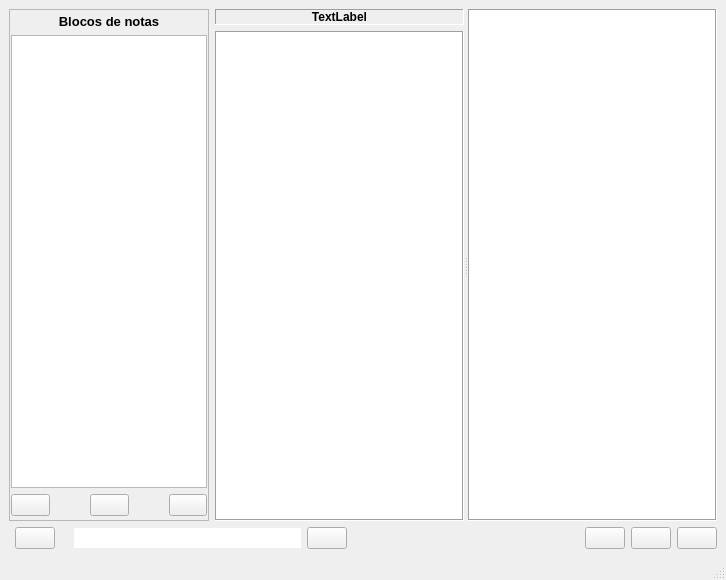
<?xml version="1.0" encoding="UTF-8"?>
<ui version="4.0">
 <class>MainWindow</class>
 <widget class="QMainWindow" name="MainWindow">
  <property name="geometry">
   <rect>
    <x>0</x>
    <y>0</y>
    <width>726</width>
    <height>580</height>
   </rect>
  </property>
  <property name="windowTitle">
   <string>QText</string>
  </property>
  <widget class="QWidget" name="centralwidget">
   <layout class="QGridLayout" name="gridLayout">
    <item row="3" column="1">
     <widget class="QPushButton" name="btnNbs">
      <property name="text">
       <string/>
      </property>
      <property name="icon">
       <iconset>
        <normaloff>icons/nb.png</normaloff>icons/nb.png</iconset>
      </property>
     </widget>
    </item>
    <item row="3" column="4">
     <widget class="QPushButton" name="btnLimpa">
      <property name="text">
       <string/>
      </property>
      <property name="icon">
       <iconset>
        <normaloff>icons/broom.png</normaloff>icons/broom.png</iconset>
      </property>
     </widget>
    </item>
    <item row="3" column="3">
     <widget class="QLineEdit" name="txtBusca">
      <property name="frame">
       <bool>false</bool>
      </property>
     </widget>
    </item>
    <item row="3" column="2">
     <widget class="QLabel" name="label">
      <property name="text">
       <string/>
      </property>
      <property name="pixmap">
       <pixmap>icons/search.png</pixmap>
      </property>
     </widget>
    </item>
    <item row="3" column="5">
     <spacer name="horizontalSpacer">
      <property name="orientation">
       <enum>Qt::Horizontal</enum>
      </property>
      <property name="sizeHint" stdset="0">
       <size>
        <width>40</width>
        <height>20</height>
       </size>
      </property>
     </spacer>
    </item>
    <item row="3" column="7">
     <widget class="QPushButton" name="btnSair">
      <property name="text">
       <string/>
      </property>
      <property name="icon">
       <iconset>
        <normaloff>icons/icon.png</normaloff>icons/icon.png</iconset>
      </property>
     </widget>
    </item>
    <item row="0" column="0" rowspan="3" colspan="9">
     <layout class="QGridLayout" name="gridLayout_2">
      <property name="topMargin">
       <number>0</number>
      </property>
      <property name="rightMargin">
       <number>0</number>
      </property>
      <item row="0" column="3" rowspan="2">
       <widget class="QFrame" name="frmNbs">
        <property name="minimumSize">
         <size>
          <width>200</width>
          <height>0</height>
         </size>
        </property>
        <property name="frameShape">
         <enum>QFrame::StyledPanel</enum>
        </property>
        <property name="frameShadow">
         <enum>QFrame::Sunken</enum>
        </property>
        <layout class="QGridLayout" name="gridLayout_4">
         <property name="leftMargin">
          <number>1</number>
         </property>
         <property name="topMargin">
          <number>4</number>
         </property>
         <property name="rightMargin">
          <number>1</number>
         </property>
         <property name="bottomMargin">
          <number>4</number>
         </property>
         <property name="horizontalSpacing">
          <number>40</number>
         </property>
         <item row="0" column="0" colspan="3">
          <layout class="QVBoxLayout" name="verticalLayout">
           <property name="topMargin">
            <number>0</number>
           </property>
           <item>
            <widget class="QLabel" name="label_2">
             <property name="font">
              <font>
               <pointsize>10</pointsize>
               <weight>75</weight>
               <bold>true</bold>
              </font>
             </property>
             <property name="text">
              <string>Blocos de notas</string>
             </property>
             <property name="textFormat">
              <enum>Qt::AutoText</enum>
             </property>
             <property name="alignment">
              <set>Qt::AlignCenter</set>
             </property>
            </widget>
           </item>
          </layout>
         </item>
         <item row="2" column="0">
          <widget class="QPushButton" name="btnAbreNb">
           <property name="sizePolicy">
            <sizepolicy hsizetype="Fixed" vsizetype="Fixed">
             <horstretch>0</horstretch>
             <verstretch>0</verstretch>
            </sizepolicy>
           </property>
           <property name="text">
            <string/>
           </property>
           <property name="icon">
            <iconset>
             <normaloff>icons/opennb.png</normaloff>icons/opennb.png</iconset>
           </property>
          </widget>
         </item>
         <item row="2" column="1">
          <widget class="QPushButton" name="btnNovoNb">
           <property name="sizePolicy">
            <sizepolicy hsizetype="Fixed" vsizetype="Fixed">
             <horstretch>0</horstretch>
             <verstretch>0</verstretch>
            </sizepolicy>
           </property>
           <property name="text">
            <string/>
           </property>
           <property name="icon">
            <iconset>
             <normaloff>icons/plus.png</normaloff>icons/plus.png</iconset>
           </property>
          </widget>
         </item>
         <item row="1" column="0" colspan="3">
          <widget class="QListWidget" name="listWidget">
           <property name="sizePolicy">
            <sizepolicy hsizetype="Fixed" vsizetype="Expanding">
             <horstretch>0</horstretch>
             <verstretch>0</verstretch>
            </sizepolicy>
           </property>
           <property name="minimumSize">
            <size>
             <width>160</width>
             <height>0</height>
            </size>
           </property>
           <property name="baseSize">
            <size>
             <width>100</width>
             <height>0</height>
            </size>
           </property>
          </widget>
         </item>
         <item row="2" column="2">
          <widget class="QPushButton" name="btnRemoverNb">
           <property name="sizePolicy">
            <sizepolicy hsizetype="Fixed" vsizetype="Fixed">
             <horstretch>0</horstretch>
             <verstretch>0</verstretch>
            </sizepolicy>
           </property>
           <property name="text">
            <string/>
           </property>
           <property name="icon">
            <iconset>
             <normaloff>icons/minus.png</normaloff>icons/minus.png</iconset>
           </property>
          </widget>
         </item>
        </layout>
       </widget>
      </item>
      <item row="0" column="4" rowspan="2">
       <widget class="QSplitter" name="splitter">
        <property name="sizePolicy">
         <sizepolicy hsizetype="Expanding" vsizetype="MinimumExpanding">
          <horstretch>0</horstretch>
          <verstretch>0</verstretch>
         </sizepolicy>
        </property>
        <property name="minimumSize">
         <size>
          <width>200</width>
          <height>200</height>
         </size>
        </property>
        <property name="baseSize">
         <size>
          <width>0</width>
          <height>200</height>
         </size>
        </property>
        <property name="orientation">
         <enum>Qt::Horizontal</enum>
        </property>
        <widget class="QFrame" name="frmLista">
         <property name="sizePolicy">
          <sizepolicy hsizetype="MinimumExpanding" vsizetype="Expanding">
           <horstretch>0</horstretch>
           <verstretch>0</verstretch>
          </sizepolicy>
         </property>
         <property name="minimumSize">
          <size>
           <width>150</width>
           <height>0</height>
          </size>
         </property>
         <property name="baseSize">
          <size>
           <width>150</width>
           <height>0</height>
          </size>
         </property>
         <property name="frameShape">
          <enum>QFrame::NoFrame</enum>
         </property>
         <property name="frameShadow">
          <enum>QFrame::Raised</enum>
         </property>
         <layout class="QGridLayout" name="gridLayout_3">
          <property name="leftMargin">
           <number>0</number>
          </property>
          <property name="topMargin">
           <number>0</number>
          </property>
          <property name="rightMargin">
           <number>0</number>
          </property>
          <property name="bottomMargin">
           <number>0</number>
          </property>
          <item row="0" column="0">
           <widget class="QLabel" name="lblNbook">
            <property name="sizePolicy">
             <sizepolicy hsizetype="MinimumExpanding" vsizetype="Preferred">
              <horstretch>0</horstretch>
              <verstretch>0</verstretch>
             </sizepolicy>
            </property>
            <property name="minimumSize">
             <size>
              <width>0</width>
              <height>0</height>
             </size>
            </property>
            <property name="font">
             <font>
              <weight>75</weight>
              <italic>false</italic>
              <bold>true</bold>
             </font>
            </property>
            <property name="frameShape">
             <enum>QFrame::Panel</enum>
            </property>
            <property name="frameShadow">
             <enum>QFrame::Sunken</enum>
            </property>
            <property name="text">
             <string>TextLabel</string>
            </property>
            <property name="alignment">
             <set>Qt::AlignCenter</set>
            </property>
           </widget>
          </item>
          <item row="1" column="0">
           <widget class="QTreeView" name="treLista">
            <property name="sizePolicy">
             <sizepolicy hsizetype="Expanding" vsizetype="Expanding">
              <horstretch>0</horstretch>
              <verstretch>0</verstretch>
             </sizepolicy>
            </property>
            <property name="minimumSize">
             <size>
              <width>0</width>
              <height>0</height>
             </size>
            </property>
            <property name="frameShape">
             <enum>QFrame::Box</enum>
            </property>
           </widget>
          </item>
         </layout>
        </widget>
        <widget class="QFrame" name="frame_2">
         <property name="sizePolicy">
          <sizepolicy hsizetype="Expanding" vsizetype="Expanding">
           <horstretch>0</horstretch>
           <verstretch>0</verstretch>
          </sizepolicy>
         </property>
         <property name="minimumSize">
          <size>
           <width>0</width>
           <height>0</height>
          </size>
         </property>
         <property name="baseSize">
          <size>
           <width>200</width>
           <height>0</height>
          </size>
         </property>
         <property name="frameShape">
          <enum>QFrame::NoFrame</enum>
         </property>
         <property name="frameShadow">
          <enum>QFrame::Raised</enum>
         </property>
         <layout class="QGridLayout" name="gridLayout_5">
          <property name="leftMargin">
           <number>0</number>
          </property>
          <property name="topMargin">
           <number>0</number>
          </property>
          <property name="rightMargin">
           <number>0</number>
          </property>
          <property name="bottomMargin">
           <number>0</number>
          </property>
          <item row="0" column="0">
           <widget class="QTextEdit" name="txtEditor">
            <property name="frameShape">
             <enum>QFrame::Box</enum>
            </property>
           </widget>
          </item>
         </layout>
        </widget>
       </widget>
      </item>
     </layout>
    </item>
    <item row="3" column="6">
     <widget class="QPushButton" name="btnShrink">
      <property name="sizePolicy">
       <sizepolicy hsizetype="Preferred" vsizetype="Fixed">
        <horstretch>0</horstretch>
        <verstretch>0</verstretch>
       </sizepolicy>
      </property>
      <property name="text">
       <string/>
      </property>
      <property name="icon">
       <iconset>
        <normaloff>icons/mini.png</normaloff>icons/mini.png</iconset>
      </property>
     </widget>
    </item>
    <item row="3" column="8">
     <widget class="QPushButton" name="btnSairTotal">
      <property name="text">
       <string/>
      </property>
      <property name="icon">
       <iconset>
        <normaloff>icons/exit.png</normaloff>icons/exit.png</iconset>
      </property>
     </widget>
    </item>
   </layout>
  </widget>
  <widget class="QMenuBar" name="menubar">
   <property name="geometry">
    <rect>
     <x>0</x>
     <y>0</y>
     <width>726</width>
     <height>23</height>
    </rect>
   </property>
  </widget>
  <widget class="QStatusBar" name="statusbar"/>
 </widget>
 <resources/>
 <connections/>
</ui>
